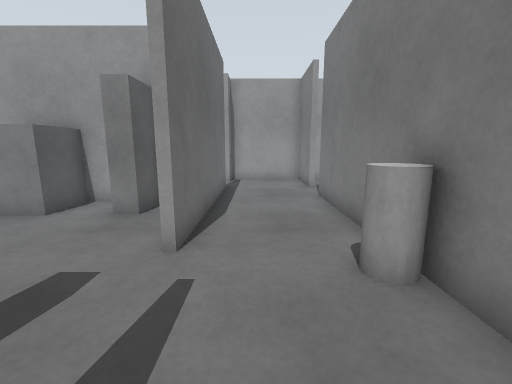
[1] (above)

22 first-person views from a walk through a world built for the Gazebo simulator. The camera is 0.9 m above the floor, tilts 10° down and sees 90° across. The floor is counted in squares, 0.5 m on a side. Each view is taken from the middle of a square. On the plan, view 1 faces up. The plan holds only what a view shows up to about 15 squares ahead; the rest is blank.

[2]
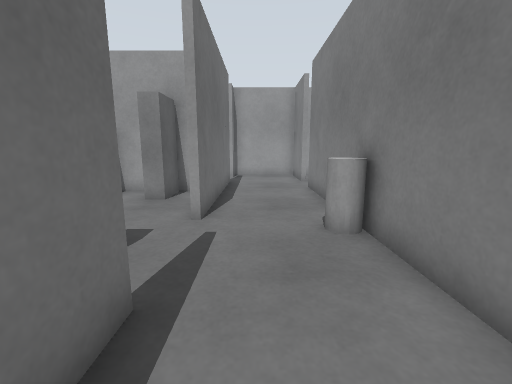

[3]
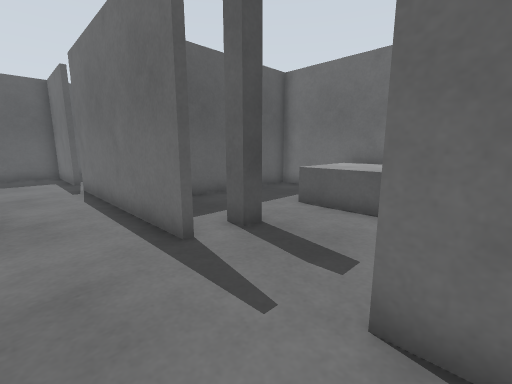

[4]
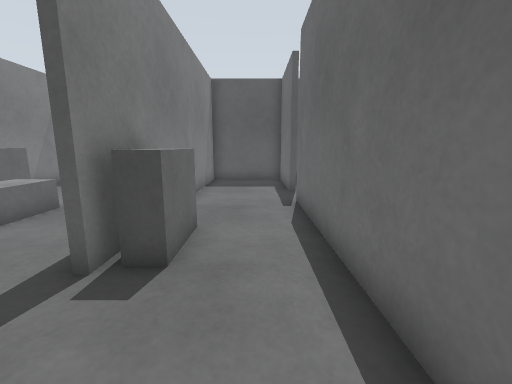

[5]
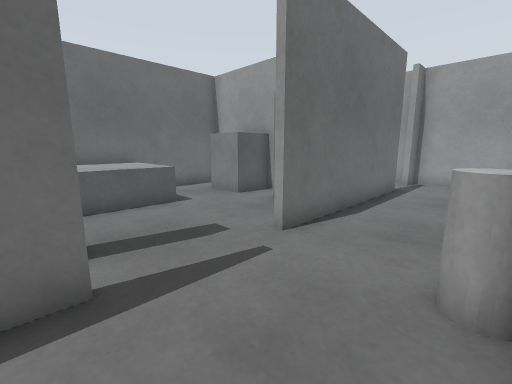

[6]
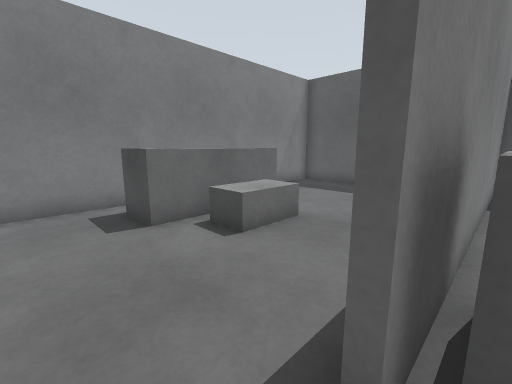

[7]
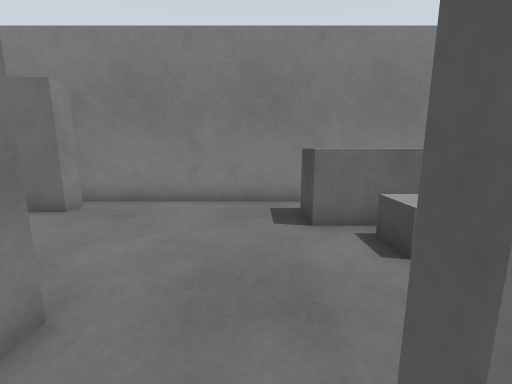

[8]
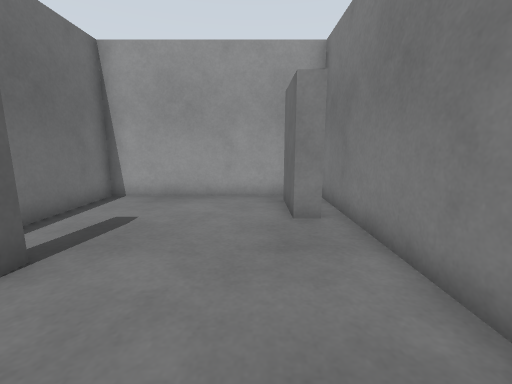

[9]
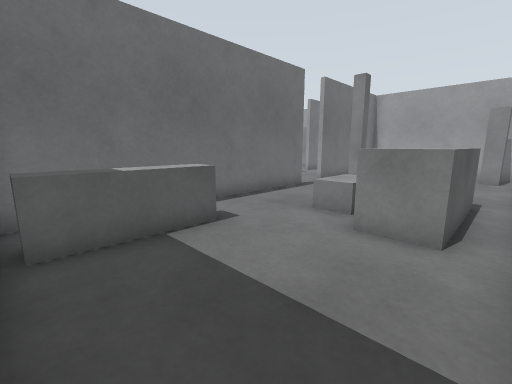

[10]
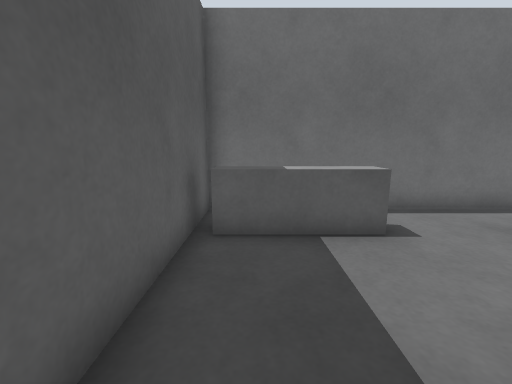

[11]
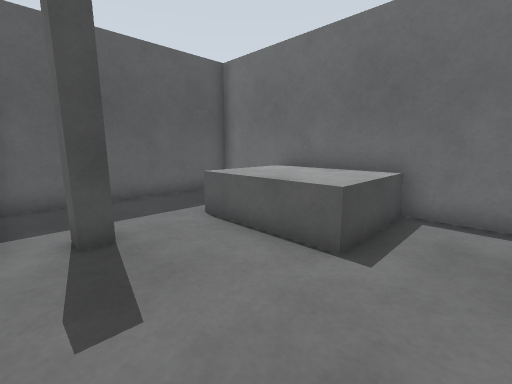

[12]
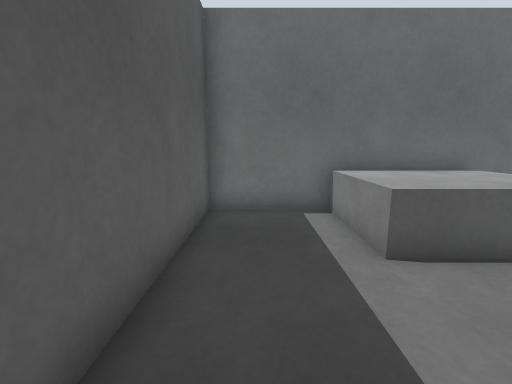

[13]
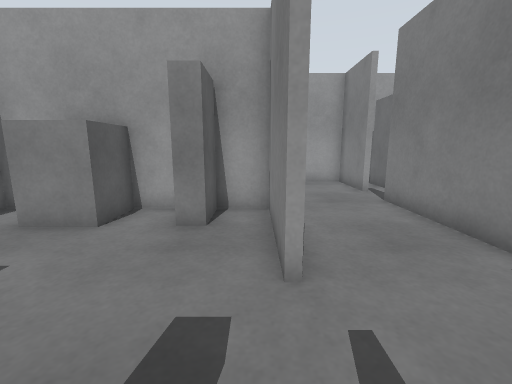

[14]
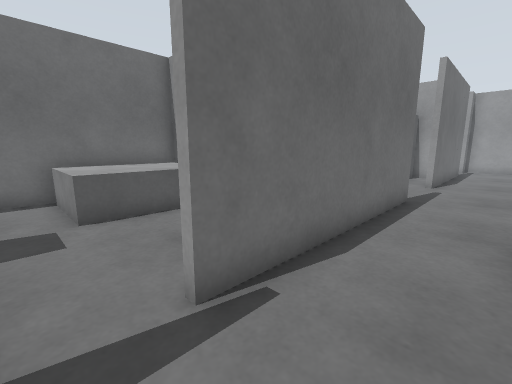

[15]
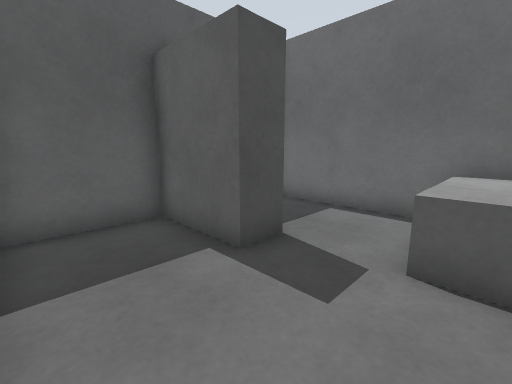

[16]
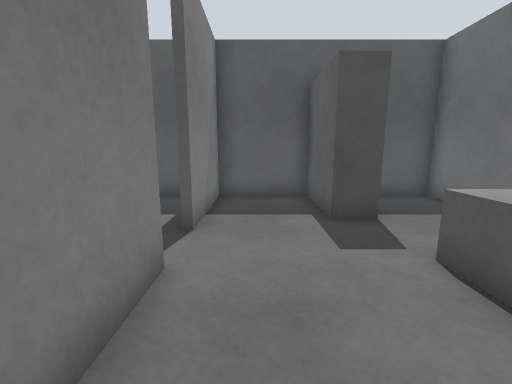

[17]
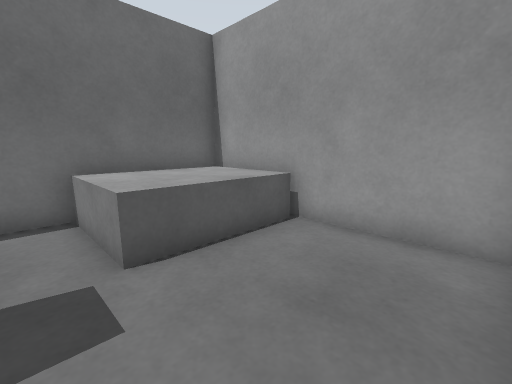

[18]
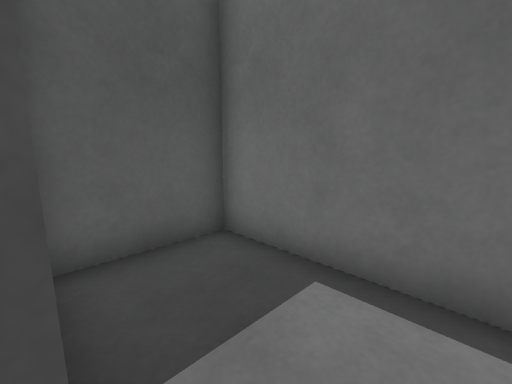

[19]
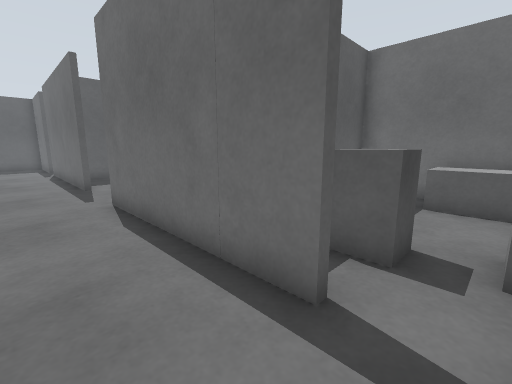

[20]
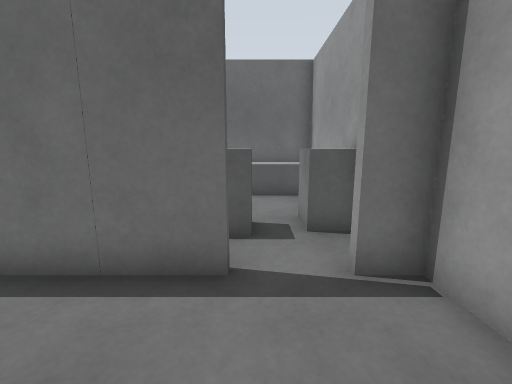

[21]
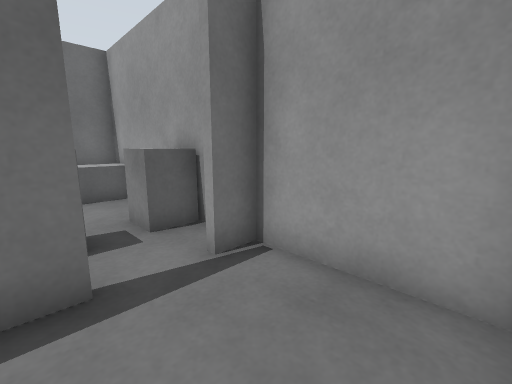

[22]
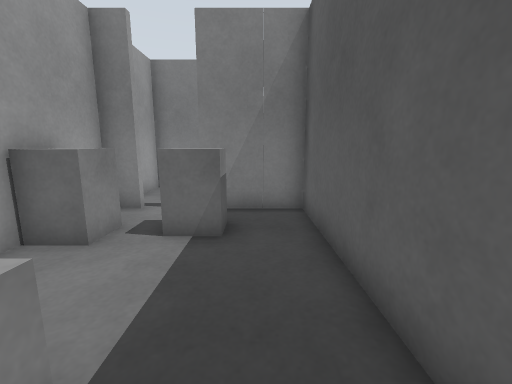

### Floor plan
Points are (right, up) in squares from view 1. A wall is a line through its corners. A room is listed if a view was taken in it or the views show most of it. See-through windows are left out.
Room 1 (views 1, 3, 4, 5, 19, 20, 21)
walls: (2.4, 4.6) (2.4, 9.6); (2.4, 11.4) (2.4, 14.4) (-1.6, 14.4); (-1.4, 11.6) (-1.4, 4.1); (-1.4, 0.6) (-1.4, -0.4); (2.4, 0.1) (2.4, 2.2); (-1.4, 14.5) (-1.4, 13.4)
ways out: opening at (1, 0) to room 2; opening at (-1, 2.5) to room 4; opening at (-1, 12.5) to room 6; opening at (3, 10.5)
objects: grey cylinder (2, 3) to (2, 4)
Room 2 (views 2, 6, 7, 14)
walls: (-1.4, -9.4) (-1.4, -13.4) (2.4, -13.4) (2.4, -4.6); (-1.4, -0.4) (-1.4, -7.6)
ways out: opening at (1, 0) to room 1; opening at (3, -2) to room 3; opening at (-1, -8.5) to room 5
objects: grey box (2, -4) to (2, -3)
Room 3 (views 8, 9, 10)
walls: (2.6, -3.2) (2.6, -13.4); (10, 6.4) (2.6, 6.4) (2.6, -0.6); (5.5, -13.4) (10.4, -13.4) (10.4, 6.1)
ways out: opening at (3, -2) to room 2
objects: TV cabinet (4, -13) to (5, -10); pillar (4, 0) to (4, 1); grey box (6, -6) to (7, -5); grey box (8, -7) to (9, -4); grey box (9, 4) to (9, 5)
Room 4 (views 11, 12, 13)
walls: (-1.6, 4.1) (-1.6, 8.4) (-2.5, 8.4); (-9.4, 1.5) (-9.4, 0.9); (-4.4, 8.4) (-5.5, 8.4); (-9.4, -0.6) (-9.4, -3.2); (-7.4, 8.4) (-9.4, 8.4) (-9.4, 3.6); (-5.5, -3.4) (-1.9, -3.4)
ways out: opening at (-1, 2.5) to room 1; opening at (-4.5, 9) to room 6
objects: grey box (-9, 0) to (-6, 4); grey box (-7, 7) to (-6, 8); grey box (-4, 7) to (-3, 8); pillar (-3, 0) to (-3, 1)
Room 5 (views 15, 16, 17, 18)
walls: (-1.6, -7.6) (-1.6, -5.1); (-4.5, -13.4) (-1.6, -13.4) (-1.6, -9.4); (-9.4, -6.9) (-9.4, -13.4) (-6.4, -13.4); (-1.9, -3.6) (-5.5, -3.6)
ways out: opening at (-1, -8.5) to room 2
objects: grey box (-9, -8) to (-6, -4); wardrobe (-6, -13) to (-5, -11)
Room 6 (view 22)
walls: (-1.6, 13.4) (-1.6, 14.4) (-7.5, 14.4); (-9.4, 13) (-9.4, 8.6) (-1.6, 8.6) (-1.6, 11.6)
ways out: opening at (-1, 12.5) to room 1; opening at (-4.5, 9) to room 4
objects: grey box (-9, 12) to (-8, 14); grey box (-4, 11) to (-3, 12); grey box (-4, 13) to (-4, 14)

Positions as (right, up) in squares from view 1, and headings:
1: (0, 0), facing up
2: (0, -2), facing up
3: (1, 5), facing down-left
4: (0, 1), facing down
5: (2, 0), facing up-left
6: (2, -1), facing down-right
7: (2, -2), facing right
8: (8, -3), facing up
9: (10, -13), facing up-left
10: (10, -12), facing left
11: (-2, 6), facing down-left
12: (-2, -2), facing left
13: (-2, 1), facing up
14: (1, -9), facing up-left
15: (-2, -7), facing down-left
16: (-3, -4), facing down
17: (-2, -9), facing up-left
18: (-6, -9), facing down-left
19: (1, 13), facing down-left
20: (2, 12), facing left
21: (2, 11), facing up-left
22: (-9, 10), facing right
